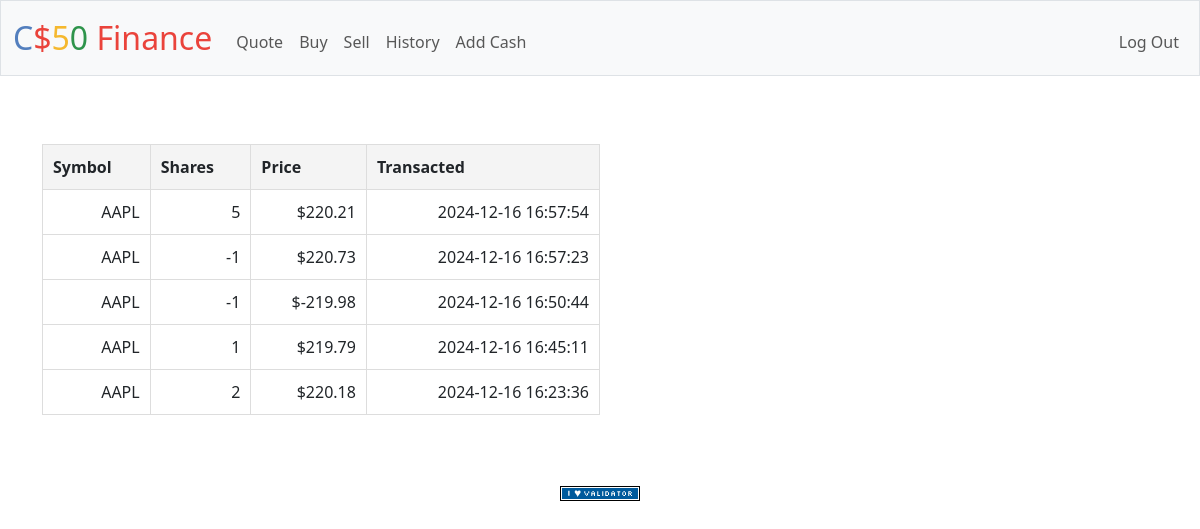
Screenshot of /history (signed in) with the database file from the repository.
### tables this page shows
CREATE TABLE stocks (
id integer primary key,
user_id integer,
symbol text,
shares integer,
total_price numeric not null,
date_create datetime default current_timestamp,
foreign key (user_id) references users(id));

### app.py (the view)
@app.route("/history")
@login_required
def history():
    try:
        histories = db.execute('select * from stocks where user_id = ? order by date_create desc', session['user_id'])
        save = []
        for i in range(len(histories)):
            save.append({
                'symbol': histories[i]['symbol'],
                'shares': histories[i]['shares'],
                'price': usd(histories[i]['total_price']/histories[i]['shares']),
                'date': histories[i]['date_create']
            })
        return render_template('history.html', histories = save)
    except:
        return apology("Access hitory fail.")

### app.py (called while the page is built)
@app.after_request
def after_request(response):
    response.headers["Cache-Control"] = "no-cache, no-store, must-revalidate"
    response.headers["Expires"] = 0
    response.headers["Pragma"] = "no-cache"
    return response

### helpers.py (called while the page is built)
def login_required(f):
    @wraps(f)
    def decorated_function(*args, **kwargs):
        if session.get("user_id") is None:
            return redirect("/login")
        return f(*args, **kwargs)
    return decorated_function

def usd(value):
    if value == None:
        return None
    return f"${value:,.2f}"

### templates/history.html (shortened to what this page needs)
{% extends "layout.html" %}
{% block main %}
    <table>
        <thead>
            <tr>
                <th>Symbol</th>
                <th>Shares</th>
                <th>Price</th>
                <th>Transacted</th>
            </tr>
        </thead>
        <tbody>
            {% for data in histories%}
            <tr>
                <td>{{data['symbol']}}</td>
                <td>{{data['shares']}}</td>
                <td>{{data['price']}}</td>
                <td>{{data['date']}}</td>
            </tr>
            {%endfor%}
        </tbody>
    </table>
{% endblock %}

### templates/layout.html (shortened to what this page needs)
<!DOCTYPE html>
<html lang="en">
    <head>
        <link href="https://cdn.jsdelivr.net/npm/bootstrap@5.3.3/dist/css/bootstrap.min.css" rel="stylesheet">
        <link href="/static/styles.css" rel="stylesheet">
    </head>
    <body>
        <nav class="bg-light border navbar navbar-expand-md navbar-light">
            <div class="container-fluid">
                <a class="navbar-brand" href="/"><span class="blue">C</span><span class="red">$</span><span class="yellow">5</span><span class="green">0</span> <span class="red">Finance</span></a>
                <div class="collapse navbar-collapse" id="navbar">
                    {% if session["user_id"] %}
                        <ul class="navbar-nav me-auto mt-2">
                            <li class="nav-item"><a class="nav-link" href="/quote">Quote</a></li>
                            <li class="nav-item"><a class="nav-link" href="/buy">Buy</a></li>
                            <li class="nav-item"><a class="nav-link" href="/sell">Sell</a></li>
                            <li class="nav-item"><a class="nav-link" href="/history">History</a></li>
                            <li class="nav-item"><a class="nav-link" href="/add_cash">Add Cash</a></li>
                        </ul>
                        <ul class="navbar-nav ms-auto mt-2">
                            <li class="nav-item"><a class="nav-link" href="/logout">Log Out</a></li>
                        </ul>
                    {% else %}
                        <ul class="navbar-nav ms-auto mt-2">
                            <li class="nav-item"><a class="nav-link" href="/register">Register</a></li>
                            <li class="nav-item"><a class="nav-link" href="/login">Log In</a></li>
                        </ul>
                    {% endif %}
                </div>
            </div>
        </nav>
        <main class="container py-5 text-center">
            {% block main %}{% endblock %}
        </main>
        <footer class="mb-5">
            <form action="https://validator.w3.org/check" class="text-center" enctype="multipart/form-data" method="post" target="_blank">
                <input alt="Validate" src="/static/I_heart_validator.png" type="image">
            </form>
        </footer>
    </body>
</html>

### static/styles.css (style rules this page uses)
nav .navbar-brand { font-size: xx-large; }
nav .navbar-brand .blue { color: #537fbe; }
nav .navbar-brand .red { color: #ea433b; }
nav .navbar-brand .yellow { color: #f5b82e; }
nav .navbar-brand .green { color: #2e944b; }
table { width: 50%; border-collapse: collapse; margin: 20px 0; }
th, td { border: 1px solid #ddd; padding: 10px; text-align: right; }
th { background-color: #f4f4f4; text-align: left; }

### rows the page displays
stocks: symbol "AAPL", shares "5", price "$220.21", date "2024-12-16 16:57:54"
stocks: symbol "AAPL", shares "-1", price "$220.73", date "2024-12-16 16:57:23"
stocks: symbol "AAPL", shares "-1", price "$-219.98", date "2024-12-16 16:50:44"
stocks: symbol "AAPL", shares "1", price "$219.79", date "2024-12-16 16:45:11"
stocks: symbol "AAPL", shares "2", price "$220.18", date "2024-12-16 16:23:36"
